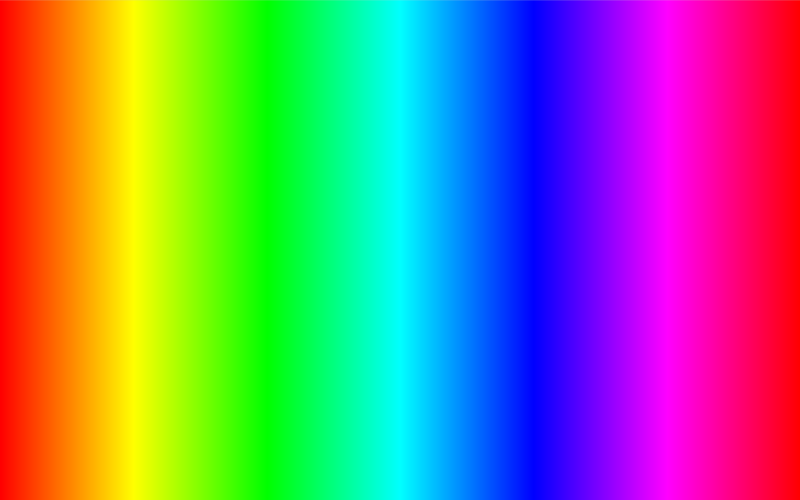
Frame 1 (no input)
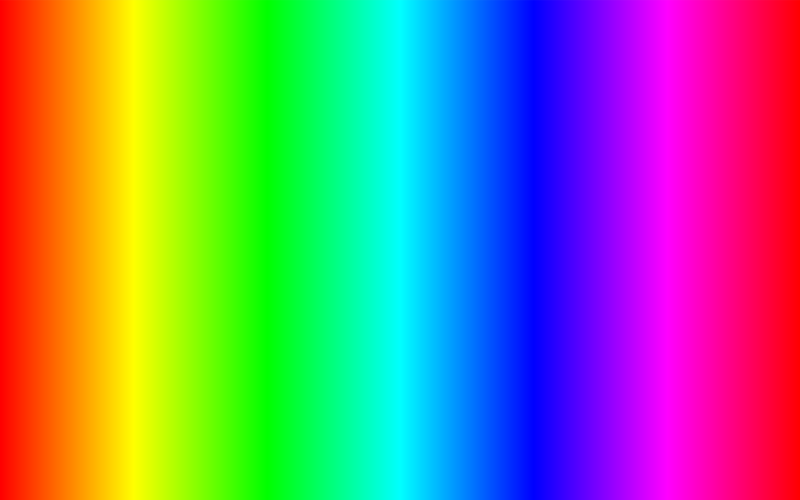
Frame 2 (the mouse pressed at the canvas centre, redrawn once)

The Processing sketch that drew these frames (run headless with seeded random() and noise(); the mouse was pressed at the canvas centre and the sketch redrawn once):

// Processing sketch: sketch_260602e_for5degradez
// ── sketch_260602e_for5degradez.pde

void setup() {
  size( 800, 500 );
  colorMode( HSB, 360, 100, 100 );  //hue, saturacion, brillo 
  
}

void draw() {

  for ( int x = 0; x < width; x+=1 ) {  //itera 400 veces
    //
    //float d = dist( x, 0, 0, 0 );
    //println( d );
    //
    //float m = map( valor, esc1min, esc1max, esc2min, esc2max );
    float m = map( x, 0, 800, 0, 360 );  //-------------traspolacion de escalas
    println( m );
    //
    color c = color( m, 100, 100 );  //HSB
    //
    stroke( c );
    line( x, 0, x, height );
    println( x );
  }
  
  noLoop();
}
